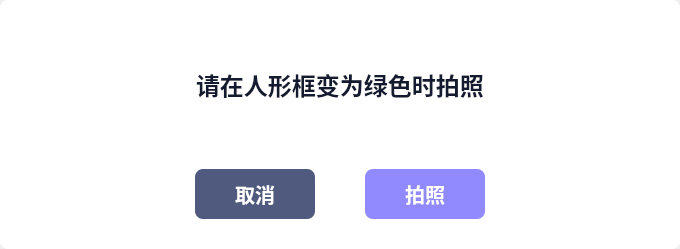
<?xml version="1.0" encoding="UTF-8"?>
<ui version="4.0">
 <class>Dialog</class>
 <widget class="QDialog" name="Dialog">
  <property name="geometry">
   <rect>
    <x>0</x>
    <y>0</y>
    <width>680</width>
    <height>249</height>
   </rect>
  </property>
  <property name="windowTitle">
   <string>Dialog</string>
  </property>
  <property name="modal">
   <bool>true</bool>
  </property>
  <layout class="QHBoxLayout" name="horizontalLayout">
   <property name="spacing">
    <number>0</number>
   </property>
   <property name="leftMargin">
    <number>0</number>
   </property>
   <property name="topMargin">
    <number>0</number>
   </property>
   <property name="rightMargin">
    <number>0</number>
   </property>
   <property name="bottomMargin">
    <number>0</number>
   </property>
   <item>
    <widget class="QFrame" name="frame">
     <property name="styleSheet">
      <string notr="true">background: #FFFFFF;
border-radius: 8px;
border-radius: 8px;</string>
     </property>
     <layout class="QVBoxLayout" name="verticalLayout" stretch="130,145">
      <property name="spacing">
       <number>0</number>
      </property>
      <property name="leftMargin">
       <number>0</number>
      </property>
      <property name="topMargin">
       <number>0</number>
      </property>
      <property name="rightMargin">
       <number>0</number>
      </property>
      <property name="bottomMargin">
       <number>0</number>
      </property>
      <item>
       <layout class="QHBoxLayout" name="horizontalLayout_2">
        <property name="spacing">
         <number>0</number>
        </property>
        <property name="leftMargin">
         <number>106</number>
        </property>
        <property name="topMargin">
         <number>48</number>
        </property>
        <property name="rightMargin">
         <number>106</number>
        </property>
        <property name="bottomMargin">
         <number>48</number>
        </property>
        <item alignment="Qt::AlignHCenter">
         <widget class="QLabel" name="label">
          <property name="styleSheet">
           <string notr="true">font-family: Source Han Sans CN;
font-weight: bold;
font-size: 24px;
color: #141A30;
text-align: center;
line-height: 48px;
background: transparent;</string>
          </property>
          <property name="text">
           <string>请在人形框变为绿色时拍照</string>
          </property>
         </widget>
        </item>
       </layout>
      </item>
      <item>
       <layout class="QHBoxLayout" name="horizontalLayout_3">
        <property name="spacing">
         <number>50</number>
        </property>
        <property name="leftMargin">
         <number>115</number>
        </property>
        <property name="rightMargin">
         <number>115</number>
        </property>
        <property name="bottomMargin">
         <number>30</number>
        </property>
        <item alignment="Qt::AlignRight">
         <widget class="QPushButton" name="pb_cancel">
          <property name="minimumSize">
           <size>
            <width>120</width>
            <height>50</height>
           </size>
          </property>
          <property name="styleSheet">
           <string notr="true">font-family: Source Han Sans CN;
font-weight: bold;
background: #4F5A7E;
border-radius: 8px;
border-radius: 8px;
font-size: 20px;
color: #FFFFFF;
text-align: center;
line-height: 48px;</string>
          </property>
          <property name="text">
           <string>取消</string>
          </property>
          <property name="autoDefault">
           <bool>false</bool>
          </property>
         </widget>
        </item>
        <item alignment="Qt::AlignLeft">
         <widget class="QPushButton" name="pb_capture">
          <property name="minimumSize">
           <size>
            <width>120</width>
            <height>50</height>
           </size>
          </property>
          <property name="styleSheet">
           <string notr="true">font-family: Source Han Sans CN;
font-weight: bold;
background: #9189FE;
border-radius: 8px;
border-radius: 8px;
font-size: 20px;
color: #FFFFFF;
text-align: center;
line-height: 48px;</string>
          </property>
          <property name="text">
           <string>拍照</string>
          </property>
          <property name="default">
           <bool>true</bool>
          </property>
         </widget>
        </item>
       </layout>
      </item>
     </layout>
    </widget>
   </item>
  </layout>
 </widget>
 <resources/>
 <connections/>
</ui>
